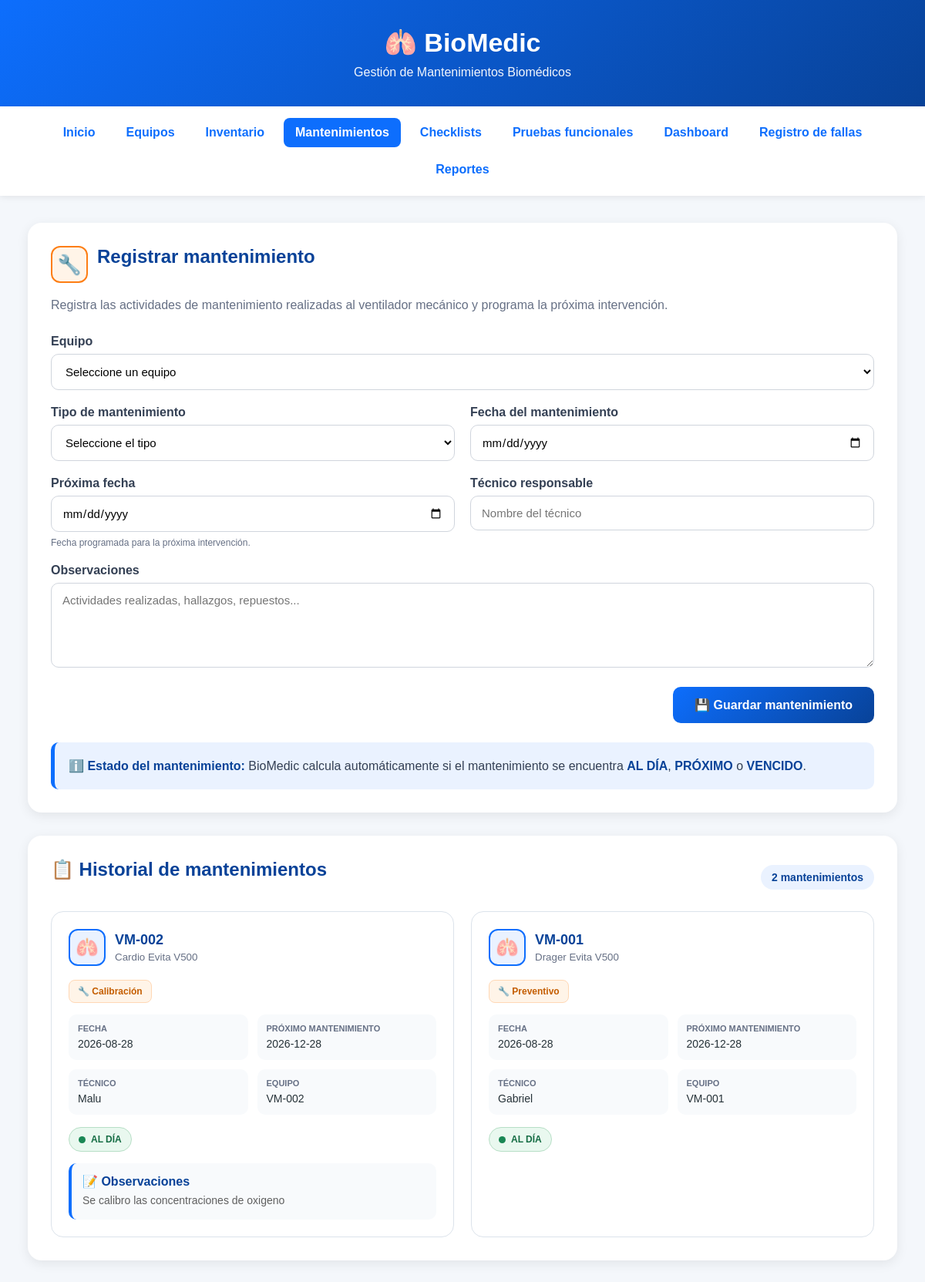
The app's page /mantenimientos, older data.
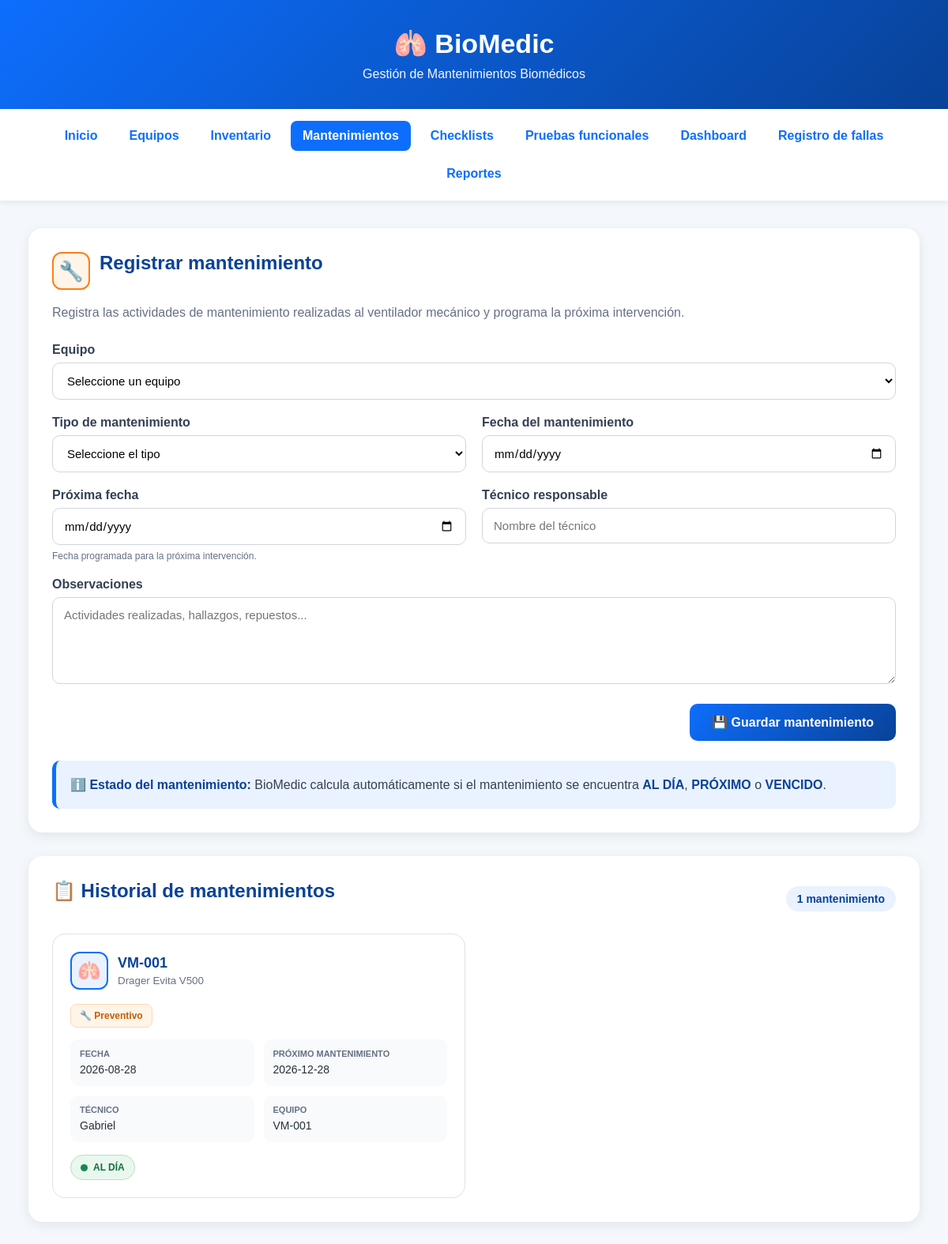
The same page, newer data.
### tables this page shows
CREATE TABLE mantenimientos (
            id INTEGER PRIMARY KEY AUTOINCREMENT,
            equipo_id INTEGER NOT NULL,
            tipo TEXT NOT NULL,
            fecha TEXT NOT NULL,
            proxima_fecha TEXT NOT NULL,
            tecnico TEXT NOT NULL,
            observaciones TEXT,
            FOREIGN KEY (equipo_id)
                REFERENCES equipos(id)
        );

CREATE TABLE equipos (
            id INTEGER PRIMARY KEY AUTOINCREMENT,
            codigo TEXT NOT NULL,
            marca TEXT NOT NULL,
            modelo TEXT NOT NULL,
            serie TEXT NOT NULL,
            ubicacion TEXT NOT NULL,
            servicio TEXT NOT NULL,
            estado TEXT NOT NULL,
            fecha TEXT,
            observaciones TEXT
        );

### app.py (the view, shortened to what this page needs)
@app.route("/mantenimientos", methods=["GET", "POST"])
def mantenimientos():
    conexion = conectar_bd()
    equipos_registrados = conexion.execute("""
        SELECT *
        FROM equipos
        ORDER BY codigo ASC
    """).fetchall()
    mantenimientos_registrados = conexion.execute("""
        SELECT
            mantenimientos.*,
            equipos.codigo,
            equipos.marca,
            equipos.modelo
        FROM mantenimientos
        INNER JOIN equipos
            ON mantenimientos.equipo_id = equipos.id
        ORDER BY
            mantenimientos.fecha DESC,
            mantenimientos.id DESC
    """).fetchall()
    mantenimientos_lista = []
    hoy = date.today()
    for mantenimiento in mantenimientos_registrados:
        try:
            fecha_proxima = datetime.strptime(
                mantenimiento["proxima_fecha"],
                "%Y-%m-%d"
            ).date()
            diferencia = (
                fecha_proxima - hoy
            ).days
            if diferencia < 0:
                estado_mantenimiento = "VENCIDO"
            elif diferencia <= 30:
                estado_mantenimiento = "PRÓXIMO"
            else:
                estado_mantenimiento = "AL DÍA"
        except (ValueError, TypeError):
            estado_mantenimiento = "SIN FECHA"
        mantenimientos_lista.append({
            "id":
                mantenimiento["id"],
            "equipo_id":
                mantenimiento["equipo_id"],
            "codigo":
                mantenimiento["codigo"],
            "marca":
                mantenimiento["marca"],
            "modelo":
                mantenimiento["modelo"],
            "tipo":
                mantenimiento["tipo"],
            "fecha":
                mantenimiento["fecha"],
            "proxima_fecha":
                mantenimiento["proxima_fecha"],
            "tecnico":
                mantenimiento["tecnico"],
            "observaciones":
                mantenimiento["observaciones"],
            "estado_mantenimiento":
                estado_mantenimiento
        })
    conexion.close()
    return render_template(
        "mantenimientos.html",
        equipos=equipos_registrados,
        mantenimientos=mantenimientos_lista
    )

### app.py (called while the page is built)
@app.after_request
def forzar_utf8(response):
    if response.content_type.startswith("text/html"):
        response.headers["Content-Type"] = "text/html; charset=utf-8"
    return response

def conectar_bd():
    conexion = sqlite3.connect(DATABASE)
    conexion.row_factory = sqlite3.Row
    return conexion

### templates/mantenimientos.html (shortened to what the changed rows need)
<!DOCTYPE html>
<html lang="es">
<head>
</head>
<body>
<header>
    <h1>&#x1FAC1; BioMedic</h1>
</header>
<main class="contenedor">
    <section class="tarjeta">
        <div class="titulo-seccion">
            <div><h2>Registrar mantenimiento</h2></div>
        </div>
    </section>
    <section class="tarjeta">
        <div class="encabezado-historial">
            <h2>&#x1F4CB; Historial de mantenimientos</h2>
            <span class="contador">{{ mantenimientos|length }} {% if mantenimientos|length == 1 %}mantenimiento{% else %}mantenimientos{% endif %}</span>
        </div>
        {% if mantenimientos %}
        <div class="mantenimientos-grid">
            {% for m in mantenimientos %}
            <article class="mantenimiento-card">
                <div class="mantenimiento-header">
                    <div class="equipo-info">
                        <div class="equipo-icono">&#x1FAC1;</div>
                        <div><h3>{{ m.codigo }}</h3><small>{{ m.marca }} {{ m.modelo }}</small></div>
                    </div>
                </div>
                <div class="tipo-badge">&#x1F527; {{ m.tipo }}</div>
                <div class="informacion">
                    <div class="dato"><strong>Fecha</strong><span>{{ m.fecha }}</span></div>
                    <div class="dato"><strong>Pr&oacute;ximo mantenimiento</strong><span>{{ m.proxima_fecha }}</span></div>
                    <div class="dato"><strong>T&eacute;cnico</strong><span>{{ m.tecnico }}</span></div>
                    <div class="dato"><strong>Equipo</strong><span>{{ m.codigo }}</span></div>
                </div>
                {% if m.estado_mantenimiento == "AL DIA" or m.estado_mantenimiento == "AL D\u00cdA" %}
                    <div class="estado-mantenimiento estado-al-dia"><span class="estado-punto"></span> AL D&Iacute;A</div>
                {% elif m.estado_mantenimiento == "PROXIMO" or m.estado_mantenimiento == "PR\u00d3XIMO" %}
                    <div class="estado-mantenimiento estado-proximo"><span class="estado-punto"></span> PR&Oacute;XIMO</div>
                {% elif m.estado_mantenimiento == "VENCIDO" %}
                    <div class="estado-mantenimiento estado-vencido"><span class="estado-punto"></span> VENCIDO</div>
                {% else %}
                    <div class="estado-mantenimiento estado-sin-fecha"><span class="estado-punto"></span> SIN FECHA</div>
                {% endif %}
                {% if m.observaciones %}<div class="observaciones"><strong>&#x1F4DD; Observaciones</strong><p>{{ m.observaciones }}</p></div>{% endif %}
            </article>
            {% endfor %}
        </div>
        {% else %}
        <div class="sin-mantenimientos">
            <div class="icono">&#x1F527;</div>
            <h3>No hay mantenimientos registrados</h3>
            <p>Utiliza el formulario anterior para registrar el primer mantenimiento.</p>
        </div>
        {% endif %}
    </section>
</main>
</body>
</html>

Row changes from the older to the newer data that the page shows:
removed mantenimientos: codigo "VM-002", marca "Cardio", modelo "Evita V500", tipo "Calibración", fecha "2026-08-28", proxima_fecha "2026-12-28", tecnico "Malu", observaciones "Se calibro las concentraciones de oxigeno"
Text that changed along with them:
{{ mantenimientos|length }}: "2" → "1"
text no longer shown: "mantenimientos"
text now shown: "mantenimiento"
